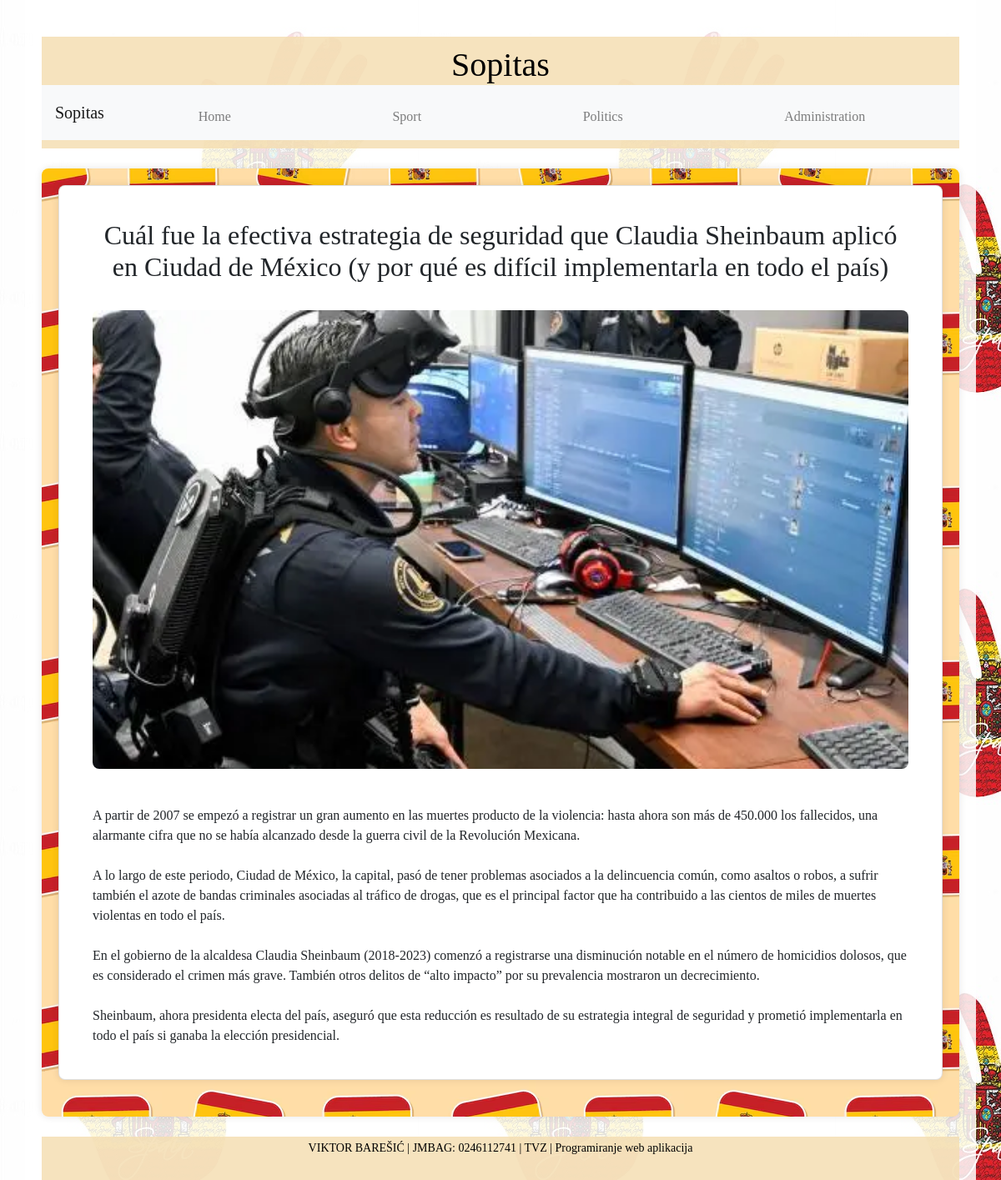
Screenshot of /article.php?id=31 with the database file from the repository.
### tables this page shows
CREATE TABLE `news` (
  `id` int(11) NOT NULL,
  `title` varchar(255) NOT NULL,
  `summary` varchar(255) NOT NULL,
  `image` varchar(255) NOT NULL,
  `category` varchar(50) NOT NULL,
  `content` text NOT NULL
);

### article.php (the view, shortened to what this page needs)
<?php
require __DIR__ . '/config.php';
if (isset($_GET['id'])) {
    $article_id = $_GET['id'];
    $stmt = $conn->prepare("SELECT * FROM news WHERE id = ?");
    $stmt->bind_param('i', $article_id);
    $stmt->execute();
    $result = $stmt->get_result();
    $article = $result->fetch_assoc();
} else {
    die("Article ID not specified.");
}
?>
<!DOCTYPE html>
<html lang="en">
<head>
    <link rel="stylesheet" href="https://stackpath.bootstrapcdn.com/bootstrap/4.5.2/css/bootstrap.min.css">
    <link rel="stylesheet" href="css/style.css">
</head>
<body>
    <div class="container">
        <header class="my-4">
            <div class="header-title">
                <h1>Sopitas</h1>
            </div>
            <nav class="navbar navbar-expand-lg navbar-light bg-light w-100">
                <a class="navbar-brand" href="index.php">Sopitas</a>
                <div class="collapse navbar-collapse" id="navbarNav">
                    <ul class="navbar-nav">
                        <li class="nav-item"><a class="nav-link" href="index.php">Home</a></li>
                        <li class="nav-item"><a class="nav-link" href="sport.php">Sport</a></li>
                        <li class="nav-item"><a class="nav-link" href="politics.php">Politics</a></li>
                        <?php if (isset($_SESSION['username'])): ?>
                            <?php if ($_SESSION['role'] === 'admin'): ?>
                                <li class="nav-item"><a class="nav-link" href="enter_news.php">Enter News</a></li>
                            <?php endif; ?>
                            <li class="nav-item"><a class="nav-link" href="logout.php">Logout</a></li>
                        <?php else: ?>
                            <li class="nav-item"><a class="nav-link" href="administration.php?action=login">Administration</a></li>
                        <?php endif; ?>
                    </ul>
                </div>
            </nav>
        </header>
        <main>
            <article class="card mb-4">
                <div class="card-body">
                    <h2 class="card-title text-center"><?php echo htmlspecialchars($article['title']); ?></h2>
                    <img src="images/<?php echo htmlspecialchars($article['image']); ?>" alt="<?php echo htmlspecialchars($article['title']); ?>" class="img-fluid mb-4 article-image">
                    <div class="article-content">
                        <?php echo nl2br(htmlspecialchars($article['content'])); ?>
                    </div>
                </div>
            </article>
        </main>
        <footer class="text-center mt-4">
            <p>VIKTOR BAREŠIĆ | JMBAG: 0246112741 | TVZ | Programiranje web aplikacija</p>
        </footer>
    </div>
</body>
</html>

### css/style.css (style rules this page uses)
* { margin: 0; padding: 0; box-sizing: border-box; font-family: "Georgia", serif; }
html, body { height: 100%; }
body { background: url('../images/Pattern1.png') repeat; display: flex; justify-content: center; }
header { position: relative; background-color: rgba(245, 222, 179, 0.85); color: black; padding: 10px 0; text-align: center; width: 100%; }
header h1 { margin: 0; color: black; }
nav ul { list-style-type: none; padding: 0; margin: 10px 0; display: flex; justify-content: center; }
nav ul li { margin: 0 10px; }
nav ul li a { color: #fff; text-decoration: none; padding: 10px 15px; display: block; }
.container { background-color: rgba(255, 255, 255, 0.85); flex: 1; display: flex; flex-direction: column; padding: 20px; box-sizing: border-box; }
main { flex: 1; padding: 20px; background: url('../images/Patterns.png') repeat; background-color: rgba(255, 255, 255, 0.85); box-shadow: 0 0 10px rgba(0, 0, 0, 0.1); border-radius: 8px; }
footer { background-color: rgba(245, 222, 179, 0.85); color: black; text-align: center; padding: 3px 0 12px; margin-top: auto; width: 100%; font-size: 14px; }
article { background-color: #fafafa; padding: 20px; margin-bottom: 20px; border-radius: 8px; box-shadow: 0 0 10px rgba(0, 0, 0, 0.1); }
.article-image { width: 100%; height: auto; margin-top: 20px; border-radius: 8px; }
.article-content { margin-top: 20px; }
.card { background-color: #fff; box-shadow: 0 0 10px rgba(0, 0, 0, 0.1); border-radius: 8px; }

### article.php (style rules this page uses)
.header-title { display: flex; justify-content: space-between; align-items: center; position: relative; }
.header-title h1 { flex-grow: 1; text-align: center; }
.navbar-nav { flex: 1; display: flex; justify-content: space-around; }
.article-image { max-width: 100%; height: auto; }

### rows the page displays
news: title "Cuál fue la efectiva estrategia de seguridad que Claudia Sheinbaum aplicó en Ciudad de México (y por qué es difícil implementarla en todo el país)", image (picture), content "A partir de 2007 se empezó a registrar un gran aumento en las muertes producto de la violencia: hasta ahora son más de 450.000 los fallecidos, una alarmante cifra que no se había alcanzado desde la guerra civil de la Revolución Mexicana. A lo largo de este periodo, Ciudad de México, la capital, pasó de tener problemas asociados a la delincuencia común, como asaltos o robos, a sufrir también el azote de bandas criminales asociadas al tráfico de drogas, que es el principal factor que ha contribuido a las cientos de miles de muertes violentas en todo el país. En el gobierno de la alcaldesa Claudia Sheinbaum (2018-2023) comenzó a registrarse una disminución notable en el número de homicidios…"
